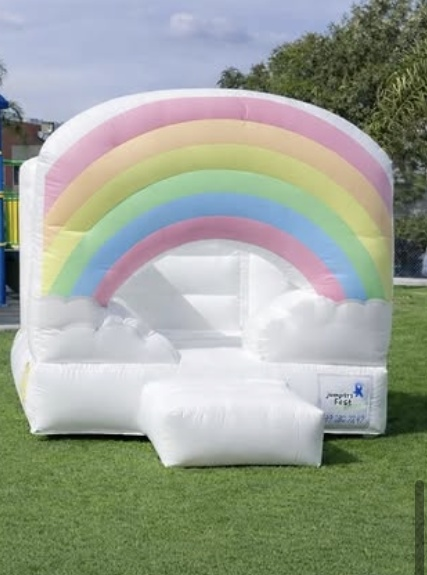
#> input picture jumpers-fest/assets/foto_01_rainbow_jumper.jpg, 427 x 575 px
$ python prep_img.py
#> lines starting #> are read from the running program, lines starting #| are printed output that depends on the picture
# Prepara las fotos y el logo de Jumpers Fest para la página (web/img).
# - Recortes por encuadre: nunca se escala por encima de la resolución real (solo se reduce).
# - Exposición: curva suave igual en R, G y B (no toca el tono; el arcoíris conserva sus colores).
# - Logo: se recorta por color (fondo blanco conectado al borde → transparente) sin tocar el trazo.
# Uso: python3 tools/prep_img.py
import json
from pathlib import Path

import numpy as np
from PIL import Image, ImageFilter

ROOT = Path(__file__).resolve().parent.parent
SRC = ROOT / 'assets'
OUT = ROOT / 'web' / 'img'
OUT.mkdir(parents=True, exist_ok=True)

MAX_W = 1080  # 360 px CSS × 3 de densidad: más que eso no se ve en ningún celular


def tone(im, gamma=1.0, lift=0.0):
    """Curva suave de exposición, idéntica en los tres canales."""
    if gamma == 1.0 and lift == 0.0:
        return im
    x = np.arange(256) / 255.0
    y = x ** gamma
    y = y + lift * (1 - y) * y * 4  # sube medios sin quemar blancos ni lavar negros
    lut = np.clip(np.round(y * 255), 0, 255).astype(np.uint8).tolist()
    return im.point(lut * 3)


def save(im, name, q=86):
    if im.width > MAX_W:
        im = im.resize((MAX_W, round(im.height * MAX_W / im.width)), Image.LANCZOS)
    path = OUT / name
    im.save(path, quality=q, optimize=True, progressive=True)
    return {'archivo': name, 'px': list(im.size), 'kb': round(path.stat().st_size / 1024)}


def photo(src, box, name, gamma=1.0, lift=0.0, q=86):
#> called with src = 'foto_01_rainbow_jumper.jpg', box = (0, 28, 408, 538), name = 'rainbow_45.jpg', gamma = 0.97, lift = 0, q = 86
    im = Image.open(SRC / src).convert('RGB')
#> im is the input picture: PIL image 427x575 RGB; mean R, G, B 155.1, 162.4, 149.4
    if box:
        im = im.crop(box)
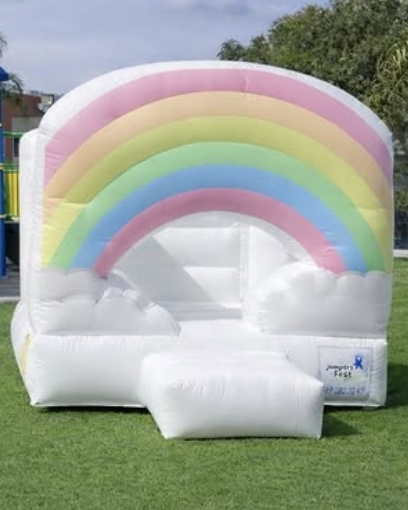
#> im: PIL image 408x510 RGB; mean R, G, B 162.7, 168.4, 156.9
    im = tone(im, gamma, lift)
    return save(im, name, q)


report = {}
# Rainbow Jump (foto_01, 427×575). La barra oscura del borde derecho (x≥412, y≥478) queda fuera.
report['rainbow_45'] = photo('foto_01_rainbow_jumper.jpg', (0, 28, 408, 538), 'rainbow_45.jpg', 0.97)
report['rainbow_11'] = photo('foto_01_rainbow_jumper.jpg', (0, 66, 408, 474), 'rainbow_11.jpg', 0.97)
#> call 2 of photo, with src = 'foto_01_rainbow_jumper.jpg', box = (0, 66, 408, 474), name = 'rainbow_11.jpg', gamma = 0.97, lift = 0, q = 86
#> in photo (call 2), `im = im.crop(box)`:
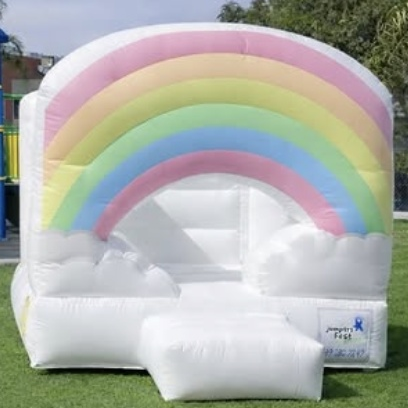
#> im: PIL image 408x408 RGB; mean R, G, B 173.5, 176.2, 169
# Castle Jump: foto_06 (jardín, 1320×1591, la de mejor resolución) para la ficha; 07 y 02 en la galería.
report['castle_11'] = photo('foto_06_castle_jump_jardin.jpg', (110, 491, 1210, 1591), 'castle_11.jpg', 0.9, 0.03)
#> (the run stopped early here; a loop or call above may not have finished)
